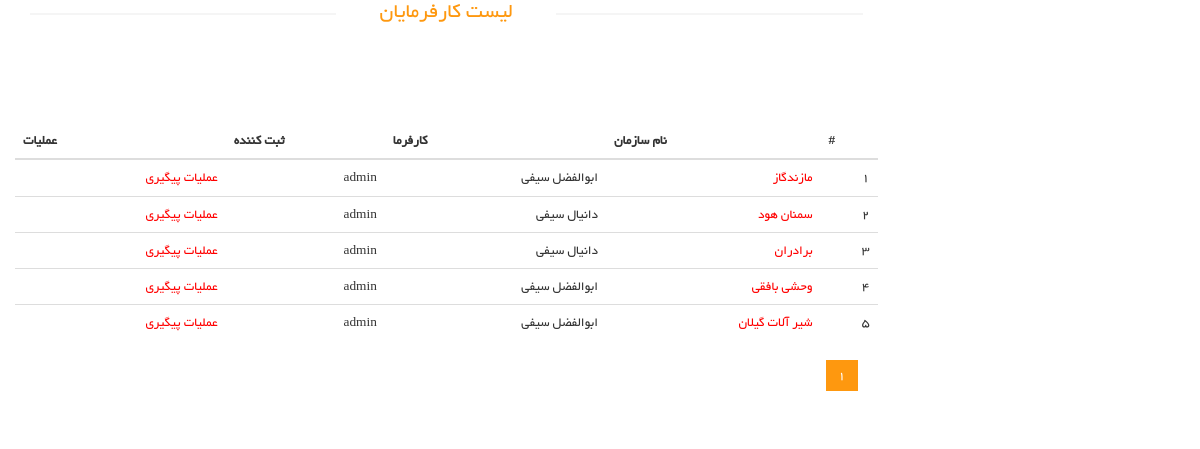
The page /listorg on the database its author committed.
### organization/models.py (models this page shows, shortened)
class Organization(models.Model):
    province_name = models.CharField(max_length=20, verbose_name='استان')
    organization_name = models.CharField(max_length=50, verbose_name='نام سازمان')
    organization_phone = models.CharField(max_length=11, verbose_name='شماره تلفن سازمان', unique=True)
    organization_staff = models.PositiveIntegerField(verbose_name='تعداد کارگران')
    organization_product = models.ManyToManyField(OrganizationProduct, verbose_name='محصولات تولیدی')
    personnel_name = models.CharField(max_length=50, verbose_name="نام و نام خانوادگی کارفرما")
    personnel_mobile = models.CharField(max_length=11, verbose_name='موبایل کارفرما')
    personnel_email = models.EmailField(verbose_name='ایمیل کارفرما', blank=True)
    timestamp = models.DateTimeField(auto_now_add=True, verbose_name='تاریخ ثبت')
    creator = models.ForeignKey(get_user_model(), verbose_name='کاربر ثبت کننده', on_delete=models.CASCADE)
    class Meta:
        unique_together = ['organization_name', 'creator']
        verbose_name = 'سازمان'
        verbose_name_plural = 'سازمانها'

### organization/views.py (the view)
# urls.py: path('listorg',Organization_List.as_view(),name='list'),
class Organization_List(ListView):
    model = models.Organization
    template_name = "organization/list_organization.html"
    paginate_by = 6

### templates/organization/list_organization.html (shortened to what this page needs)
{% extends 'shared/_MainLayout.html' %}
{% load static %}
{% load i18n %}
{% block content %}
    <section>
        <div class="container">
            <div class="row">
                <div class="col-sm-9 padding-right">
                    <div class="features_items">
                        <h2 class="title text-center">لیست کارفرمایان</h2>
                                <div class='text-white' dir='rtl' style='margin-top: 100px;'>
                                    <table class="table table-dark">
                                        <thead>
                                            <tr>
                                                <th>#</th>
                                                <th>{% trans "نام سازمان" %}</th>
                                                <th>{% trans "کارفرما" %}</th>
                                                <th>{% trans "ثبت کننده" %}</th>
                                                <th>{% trans "عملیات" %}</th>
                                            </tr>
                                        <thead>
                                        <tbody>
                                            {% for item in object_list %}
                                                <tr>
                                                    <td>{{forloop.counter}}</td>
                                                    <td>
                                                        <a style='text-decoration: none; color: red;' href="{% url 'organization:detail' item.pk %}">{{item.organization_name}}</a>
                                                    </td>
                                                    <td>{{item.personnel_name}}</td>
                                                    <td>{{item.creator}}</td>
                                                    <td>
                                                        <a href="{% url 'quote:follow_up' item.pk %}" style='text-decoration: none; color: red;'>{% trans "عملیات پیگیری" %}</a>
                                                    </td>
                                                </tr>
                                            {% endfor %}
                                        </tbody>
                                    </table>
                                </div>
                        <ul class="pagination">
                            {% for page in paginator.page_range %}
                                {% if page == page_obj.number %}
                                    <li class="active"><a href="?page={{ page }}">{{ page }}</a></li>
                                {% else %}
                                    <li><a href="?page={{ page }}">{{ page }}</a></li>
                                {% endif %}
                            {% endfor %}
                        </ul>
                    </div>
                </div>
            </div>
        </div>
    </section>
{% endblock %}

### attach/css/main.css (style rules this page uses)
body { font-family: 'BYekan'; font-size: 10pt; position: relative; font-weight: normal; direction: rtl; }
ul li { list-style: none; }
a { -webkit-transition: 300ms; -moz-transition: 300ms; -o-transition: 300ms; transition: 300ms; }
h1, h2, h3, h4, h5, h6 { font-family: 'BYekan', sans-serif; }
.left-sidebar h2:after, h2.title:after { content: " "; position: absolute; border: 1px solid #f5f5f5; bottom:8px; right: 0; width: 100%; height: 0; z-index: -2; }
h2.title:before { content: " "; position: absolute; background: #fff; bottom: -6px; width: 220px; height: 30px; z-index: -1; right: 50%; margin-right: -110px; }
.padding-right { padding-left: 0; }
.features_items { overflow:hidden; }
h2.title { color: #FE980F; font-family: 'BYekan', sans-serif; font-size: 16pt; font-weight: 400; margin: 0 15px; text-transform: uppercase; margin-bottom: 30px; position: relative; }
.pagination { display: inline-block; margin-bottom: 25px; margin-top: 0; padding-right: 15px; }
.pagination li:first-child a, .pagination li:first-child span { border-bottom-left-radius: 0; border-top-left-radius: 0; margin-left: 0; }
.pagination li:last-child a, .pagination li:last-child span { border-bottom-right-radius: 0; border-top-right-radius: 0; }
.pagination .active a, .pagination .active span, .pagination .active a:hover, .pagination .active span:hover, .pagination .active a:focus, .pagination .active span:focus { background-color: #FE980F; border-color: #FE980F; color: #FFFFFF; cursor: default; z-index: 2; }
.pagination li a, .pagination li span { background-color: #f0f0e9; border: 0; float: left; line-height: 1.42857; margin-left: -1px; padding: 6px 12px; position: relative; text-decoration: none; margin-right: 5px; color:#000; }

### rows shown on the page
Organization: organization_name "مازندگاز", personnel_name "ابوالفضل سیفی", creator "admin"
Organization: organization_name "سمنان هود", personnel_name "دانیال سیفی", creator "admin"
Organization: organization_name "برادران", personnel_name "دانیال سیفی", creator "admin"
Organization: organization_name "وحشی بافقی", personnel_name "ابوالفضل سیفی", creator "admin"
Organization: organization_name "شیر آلات گیلان", personnel_name "ابوالفضل سیفی", creator "admin"

### other values the page prints
{{ page }} "1"
